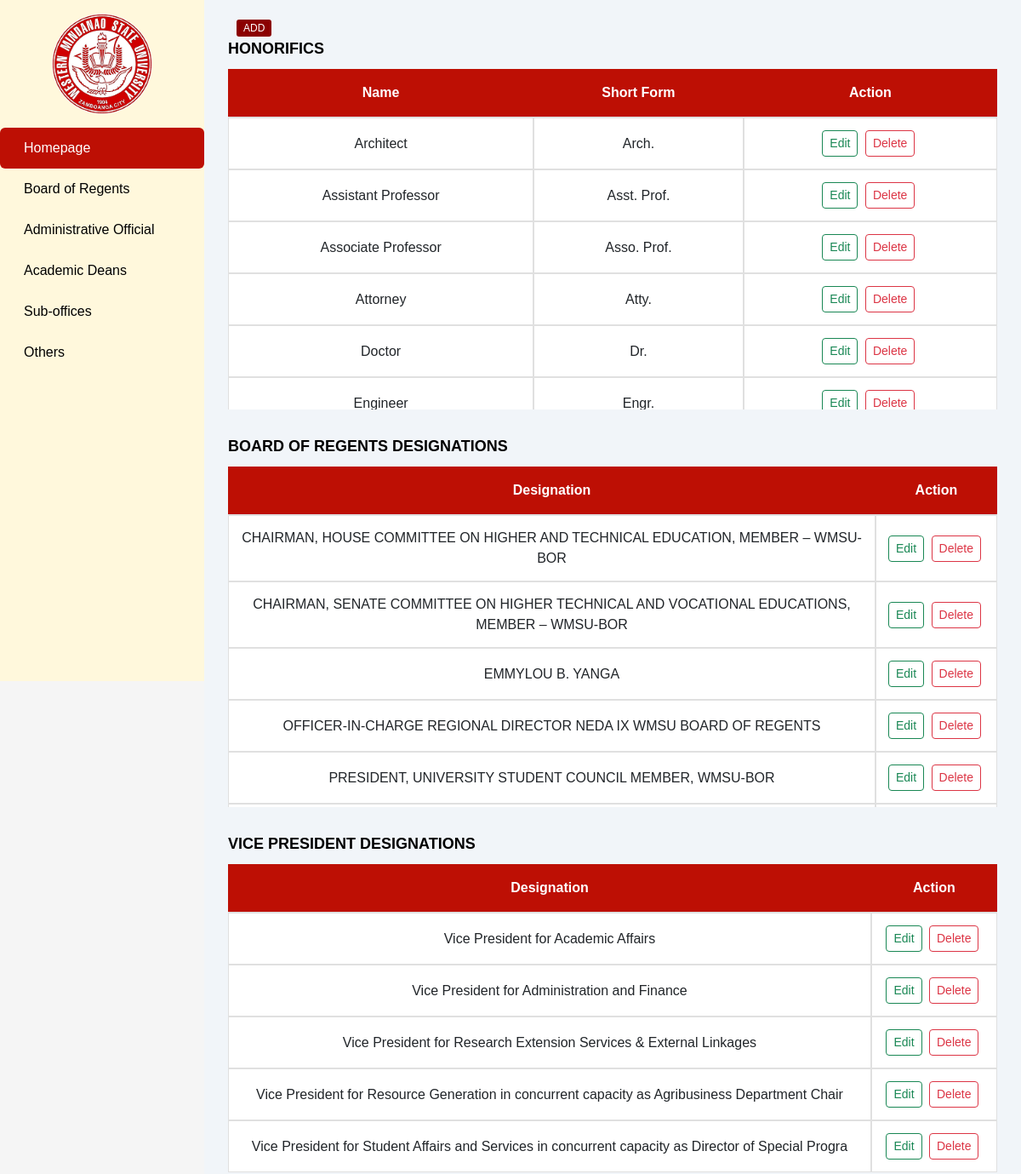
The app's page /sample-admin/Others.php (upper part), older data.
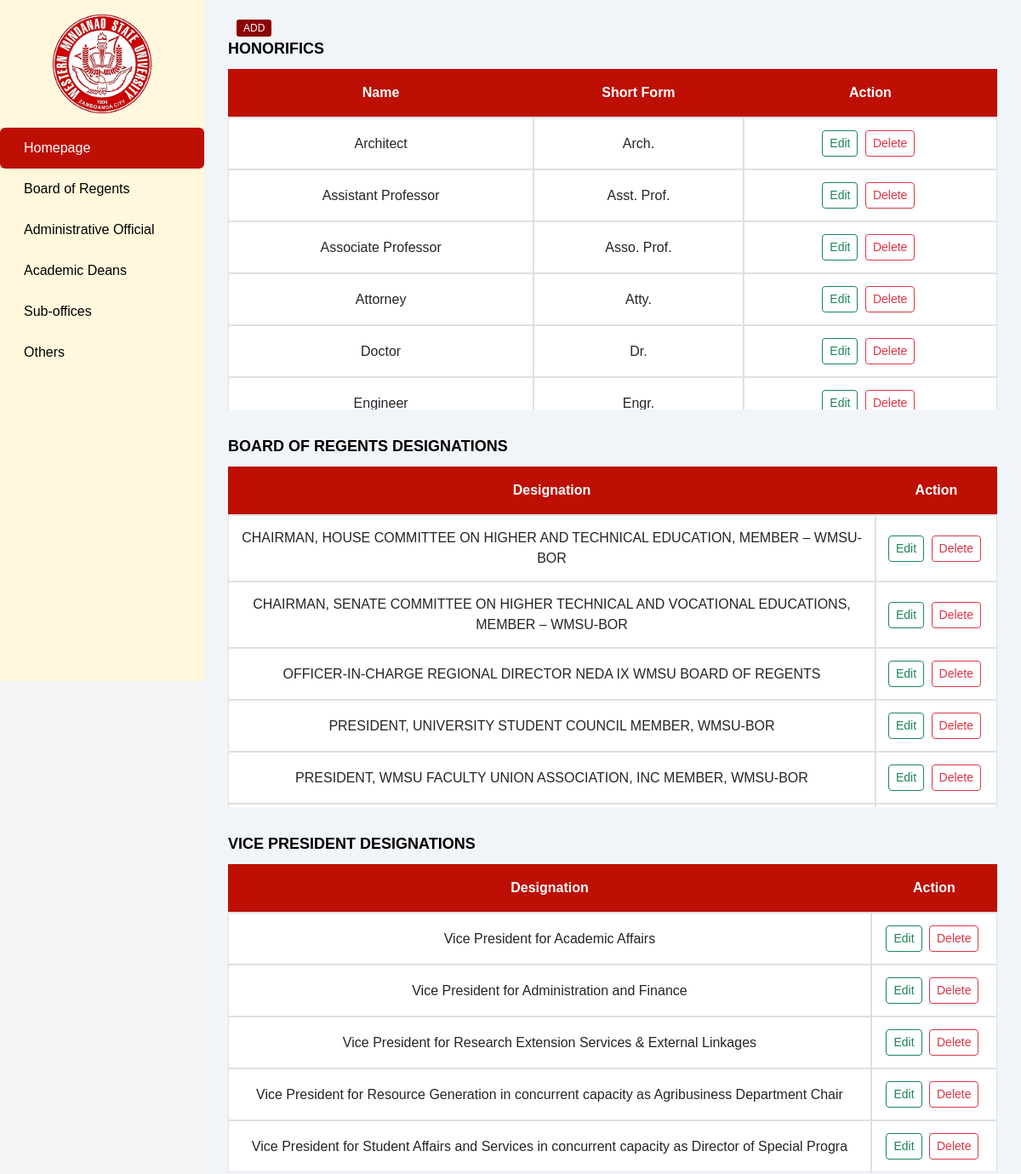
The same page, newer data.
### tables this page shows
CREATE TABLE `honorifics` (
  `id` int(11) NOT NULL,
  `name` varchar(100) NOT NULL,
  `short` varchar(100) NOT NULL
);

CREATE TABLE `designation_bor` (
  `id` int(11) NOT NULL,
  `designation` varchar(100) NOT NULL
);

CREATE TABLE `designation_vp` (
  `id` int(11) NOT NULL,
  `designation` varchar(100) NOT NULL
);

### classes/honorifics.class.php (called while the page is built, shortened)
<?php
require_once 'database.class.php';
class Honorifics {
    protected $db;
    function __construct()
    {
        $this->db = new Database();
    }
    function fetchAll()
    {
        $sql = "SELECT * FROM honorifics ORDER BY name ASC;";
        $query = $this->db->connect()->prepare($sql);
        $data = null;
        if ($query->execute()) {
            $data = $query->fetchAll(PDO::FETCH_ASSOC);
        }
        return $data;
    }
}

### classes/database.class.php (called while the page is built)
<?php
class Database
{
    private $host = 'localhost';
    private $username = 'root';
    private $password = '';
    private $dbname = 'wmsu_administrationdb';
    protected $connection;
    function connect()
    {
        if ($this->connection === null) {
            $this->connection = new PDO("mysql:host=$this->host;dbname=$this->dbname", $this->username, $this->password);
        }
        return $this->connection;
    }
}

### classes/designation_bor.class.php (called while the page is built, shortened)
<?php
require_once 'database.class.php';
class DesignationBor {
    protected $db;
    function __construct()
    {
        $this->db = new Database();
    }
    function fetchdesignation_bor()
    {
        $sql = "SELECT * FROM designation_bor ORDER BY designation ASC;";
        $query = $this->db->connect()->prepare($sql);
        $data = null;
        if ($query->execute()) {
            $data = $query->fetchAll(PDO::FETCH_ASSOC);
        }
        return $data;
    }
}

### classes/designation_vp.class.php (called while the page is built, shortened)
<?php
require_once 'database.class.php';
class DesignationVp {
    protected $db;
    function __construct()
    {
        $this->db = new Database();
    }
    function fetchdesignation_vp()
    {
        $sql = "SELECT * FROM designation_vp ORDER BY designation ASC;";
        $query = $this->db->connect()->prepare($sql);
        $data = null;
        if ($query->execute()) {
            $data = $query->fetchAll(PDO::FETCH_ASSOC);
        }
        return $data;
    }
}

### crud-administration/view/view-Others.php (the view, shortened to what this page needs)
<div class="container-fluid">
<a href="../crud-administration/add-options/select-table.php" class="insert-btn">ADD</a>
    <div class="section">
    <div class="section-header">
        HONORIFICS
    </div>
    <div class="table-responsive" style="max-height: 400px; overflow-y: auto;">
        <table id="table-honorifics" class="table table-centered table-nowrap mb-0">
            <thead class="table-light">
                <tr>
                    <th>Name</th>
                    <th>Short Form</th>
                    <th>Action</th>
                </tr>
            </thead>
            <tbody>
                <?php
                require_once '../../classes/honorifics.class.php';
                $honorificsObj = new Honorifics();
                $honorifics = $honorificsObj->fetchAll();
                foreach ($honorifics as $honorific) {
                ?>
                    <tr>
                        <td><?= htmlspecialchars($honorific['name']) ?></td>
                        <td><?= htmlspecialchars($honorific['short'] ?? 'N/A') ?></td>
                        <td class="text-nowrap">
                            <a href="" class="btn btn-sm btn-outline-success me-1 edit-honorifics" data-id="<?= $honorific['id'] ?>">Edit</a>
                            <a href="" class="btn btn-sm btn-outline-danger me-1 delete-honorifics" data-id="<?= $honorific['id'] ?>">Delete</a>
                        </td>
                    </tr>
                <?php
                }
                ?>
            </tbody>
        </table>
    </div>
</div>
<div class="section">
    <div class="section-header">
        BOARD OF REGENTS DESIGNATIONS
    </div>
    <div class="table-responsive" style="max-height: 400px; overflow-y: auto;">
        <table id="table-bor-designations" class="table table-centered table-nowrap mb-0">
            <thead class="table-light">
                <tr>
                    <th>Designation</th>
                    <th>Action</th>
                </tr>
            </thead>
            <tbody>
                <?php
                require_once '../../classes/designation_bor.class.php';
                $designationBorObj = new DesignationBor();
                $designations = $designationBorObj->fetchdesignation_bor();
                foreach ($designations as $designation) {
                ?>
                    <tr>
                        <td><?= htmlspecialchars($designation['designation']) ?></td>
                        <td class="text-nowrap">
                            <a href="" class="btn btn-sm btn-outline-success me-1 edit-bor_designation" data-id="<?= $designation['id'] ?>">Edit</a>
                            <a href="" class="btn btn-sm btn-outline-danger me-1 delete-bor_designation" data-id="<?= $designation['id'] ?>">Delete</a>
                        </td>
                    </tr>
                <?php
                }
                ?>
            </tbody>
        </table>
    </div>
</div>
<div class="section">
    <div class="section-header">
        VICE PRESIDENT DESIGNATIONS
    </div>
    <div class="table-responsive" style="max-height: 400px; overflow-y: auto;">
        <table id="table-vp-designations" class="table table-centered table-nowrap mb-0">
            <thead class="table-light">
                <tr>
                    <th>Designation</th>
                    <th>Action</th>
                </tr>
            </thead>
            <tbody>
                <?php
                require_once '../../classes/designation_vp.class.php';
                $designationVpObj = new DesignationVp();
                $designations = $designationVpObj->fetchdesignation_vp();
                foreach ($designations as $designation) {
                ?>
                    <tr>
                        <td><?= htmlspecialchars($designation['designation']) ?></td>
                        <td class="text-nowrap">
                            <a href="" class="btn btn-sm btn-outline-success me-1 edit-vp_designation" data-id="<?= $designation['id'] ?>">Edit</a>
                            <a href="" class="btn btn-sm btn-outline-danger me-1 delete-vp_designation" data-id="<?= $designation['id'] ?>">Delete</a>
                        </td>
                    </tr>
                <?php
                }
                ?>
            </tbody>
        </table>
    </div>
</div>
            </div>
        </div>
    </div>

### __includes/head.php (shortened to what this page needs)
<!DOCTYPE html>
<html lang="en">
<head>
    <link href="https://cdn.jsdelivr.net/npm/bootstrap@5.3.0/dist/css/bootstrap.min.css" rel="stylesheet">
    <link rel="stylesheet" href="../css/administration.css">
    <link rel="stylesheet" href="../css/style.css">
</head>

### sample-admin/Others.php (shortened to what this page needs)
<?php
require_once '../__includes/head.php';
?>
<body id="Others">
    <div class="wrapper">
        <?php
        require_once '../__includes/sidebar.php';
        ?>
        <div class="content-page px-3">
            <?php
            require_once '../crud-administration/view/view-Others.php';
            ?>
</body>
</html>

### __includes/sidebar.php (shortened to what this page needs)
<div class="sidebar flex-column flex-shrink-0">
<img src="../ADMIN UI/imgs/WMSU-Logo.png" alt="WMSU Logo" class="sidebar-logo">
    <ul class="nav nav-pills flex-column mb-auto">
        <li class="nav-item">
            <a href="Home" id="Home-link" class="nav-link">
                <span class="fs-6 ms-2">Homepage</span>
            </a>
        </li>
        <li class="nav-item">
            <a href="BoardOfRegents" id="Board-link" class="nav-link">
                <span class="fs-6 ms-2">Board of Regents</span>
            </a>
        </li>
        <li class="nav-item">
            <a href="AdministrativeOfficial" id="Admin-link" class="nav-link">
                <span class="fs-6 ms-2">Administrative Official</span>
            </a>
        </li>
        <li class="nav-item">
            <a href="AcademicDeans" id="Deans-link" class="nav-link">
                <span class="fs-6 ms-2">Academic Deans</span>
            </a>
        </li>
        <li class="nav-item">
            <a href="SubOffices" id="SubOffices-link" class="nav-link">
                <span class="fs-6 ms-2">Sub-offices</span>
            </a>
        </li>
        <li class="nav-item">
            <a href="Others" id="Others-link" class="nav-link">
                <span class="fs-6 ms-2">Others</span>
            </a>
        </li>
    </ul>
</div>

### css/administration.css (style rules this page uses)
.table { border-spacing: 0; border-collapse: separate; overflow: hidden; }
.table thead th { background-color: #BD0F04; font-weight: bold; padding: 16px; color: #fff; text-align: center; }
.table tbody tr { transition: background-color 0.2s ease; }
.table td, .table th { padding: 14px; vertical-align: middle; }
.btn { margin-right: 4px; }

### css/style.css (style rules this page uses)
* { margin: 0; padding: 0; box-sizing: border-box; font-family: Arial, sans-serif; }
body { background-color: #f5f5f5; }
:root { --sidebar-bg-color: #FFF8DC; --sidebar-menu-item-color: #000000; --sidebar-menu-hover-color: #fff; --sidebar-menu-active-color: #BD0F04; --sidebar-width: 240px; --topbar-height: 90px; --body-color: #f1f5f9; --brand-color: #0ea5e9; --header-bg-color: #8B0000; --header-text-color: #ffffff; }
.sidebar { position: fixed; top: 0; left: 0; height: 100vh; width: var(--sidebar-width); background-color: var(--sidebar-bg-color); display: flex; flex-direction: column; }
.sidebar > ul > li > a { color: var(--sidebar-menu-item-color); padding: 12px 20px; display: block; text-decoration: none; }
.sidebar > ul > li > a:hover, .sidebar > ul > li > a.link-active { color: var(--sidebar-menu-hover-color); background-color: #BD0F04; }
.content-page { margin-left: var(--sidebar-width); background-color: var(--body-color); min-height: calc(100vh - var(--topbar-height)); padding: 20px; }
.section { margin-bottom: 30px; }
.section-header { background-color: #f1f5f9; color: #000000; display: flex; align-items: center; margin-bottom: 10px; font-size: 18px; font-weight: bold; }
.insert-btn { background-color: #8B0000; color: white; padding: 3px 8px; border-radius: 3px; margin-left: 10px; font-size: 12px; text-decoration: none; }
table { width: 100%; border-collapse: collapse; margin-bottom: 20px; background-color: white; box-shadow: 0 2px 5px rgba(0,0,0,0.1); }
th { background-color: #BD0F04; color: white; padding: 10px; text-align: center; }
td { padding: 10px; border: 1px solid #e0e0e0; text-align: center; vertical-align: middle; }

### __includes/sidebar.php (style rules this page uses)
.sidebar-logo { width: 100%; max-width: 150px; height: auto; padding: 1rem; margin: 0 auto; display: block; }

Row changes from the older to the newer data that the page shows:
removed designation_bor: designation "EMMYLOU B. YANGA"
now on this page (row unchanged): designation_bor: designation "PRESIDENT, WMSU FACULTY UNION ASSOCIATION, INC MEMBER, WMSU-BOR"
